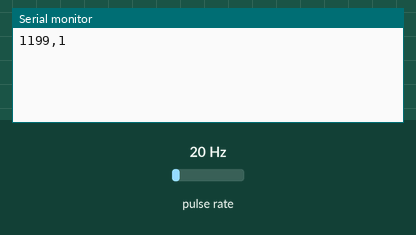
The sketch below on a simulated Arduino Uno, built with avr-gcc and run on an emulated ATmega328P. On the bench: the last lines printed to the serial monitor. Wiring (inferred from the names in the program): pulse sensor: data pin 2. The test bench sets the inputs (shaded band); at power-on: pulse rate 20 Hz.

Above: at 1.2 s.
1.3 s: pulse rate (sensor on pin 2) set to 4 Hz
At 2.6 s:
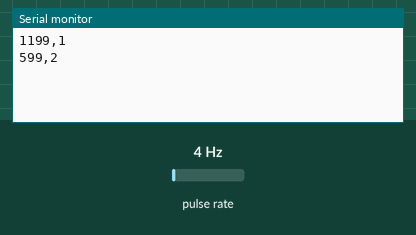
2.8 s: pulse rate (sensor on pin 2) set to 50 Hz
At 3.5 s:
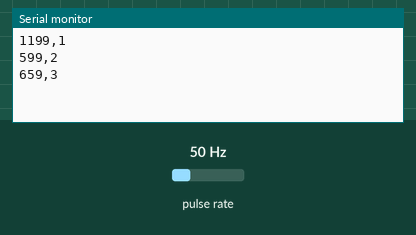
Timing chart, 0 to 5.8 s (numbered marks = the images above; inputs shaded):
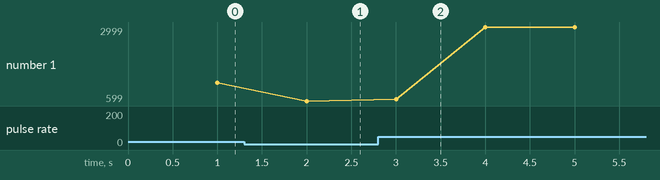

Measured:
- after the input at 1.3 s, the serial monitor: prints a new line after 0.70 s (image 1)
- after the input at 2.8 s, the serial monitor: prints a new line after 0.20 s (image 2)
- plotted number 1: 1199 → 599 after the input at 1.3 s, 599 → 2998 after the input at 2.8 s

The sketch:

main.ino
```cpp
int hallSensor =  2;
float rev = 0 ;
unsigned int rpm ;
unsigned long prevTime = 0 ;
unsigned long int time;

void interruptRevCounter()  //interrupt service routine
{
  rev ++;
}

void setup()
{
  Serial.begin(115200); //Baud Rate
  attachInterrupt(digitalPinToInterrupt(hallSensor), interruptRevCounter, FALLING); //attach interrupt
}

void loop()
{
  delay(1000);
  detachInterrupt(digitalPinToInterrupt(hallSensor)); //detach interrupt
  time = micros() - prevTime;  //get time elapsed since last check
  rpm = ( rev / time ) * 60000000;  //calculate rpm
  prevTime = micros();  //save current time
  rev = 0;

  serialDisplay();

  attachInterrupt(digitalPinToInterrupt(hallSensor), interruptRevCounter, FALLING);
}

// rpm,time (seconds)
void serialDisplay()
{
  Serial.print(rpm);
  Serial.print(",");
  Serial.println(micros()/1000000);
}
```
